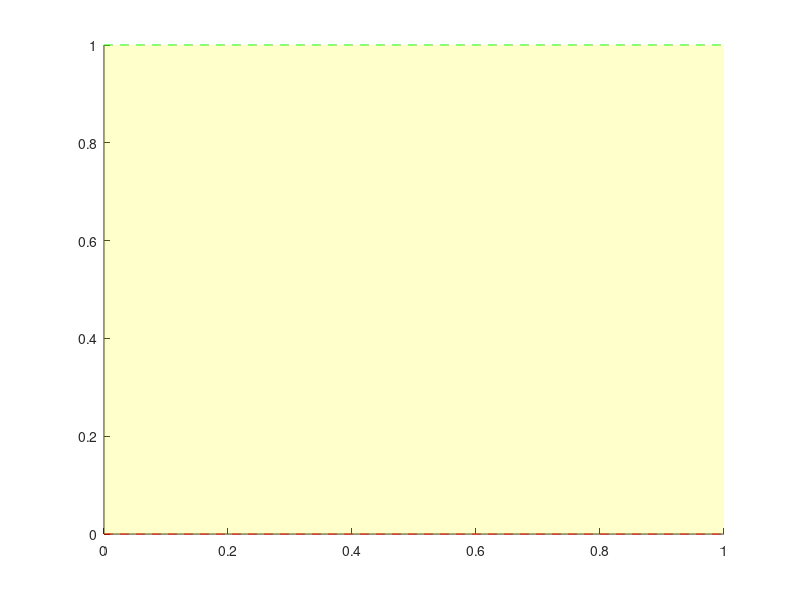

Write the MATLAB code that produced this figure. (Note: this script raises an error after producing the figure.)
function [bottom,top,button,flag]=get_yrange

%allows user to select range of y axis values with mouse using current axis
%select top value with left button
%select bottom value with middle or right button
%hit any key (except q) when done
%q to quit without changing values
%the key value is returned as button
%flag is set to 1 if legal changes were made

global h_main_amp
global h_main_spect

%initial values from current axes
xlim=get(gca,'xlim');
ylim=get(gca,'ylim');
xmin=xlim(1);
xmax=xlim(2);
ymin=ylim(1)
ymax=ylim(2)

%default values
top=ymax;
bottom=ymin;
button=1;
flag=0; %no change state

%plot default lines

h_top=line([xmin xmax],[top top],'color',[0,1,0],'LineStyle','--');
h_bottom=line([xmin xmax],[bottom bottom],'color',[1,0,0],'LineStyle','--');
h_patch = patch('xdata',[xmin xmin xmax xmax],'ydata',[bottom top ...
      top bottom], 'FaceAlpha', 0.2, 'FaceColor', 'y', 'LineStyle', 'none');

while ~isempty(button) & ((button == 1) | (button == 2) | (button == 3))

  h_try = gca;
  % This is a hack to avoid zooming the spectrogram y axis
  if (h_try == h_main_spect)
    [x,yval,button]=myginput(1,h_main_amp)
    %  disp(['yval = ', num2str(yval)])
  else
    [x,yval,button]=myginput(1,h_try)
  end
  
  if ~isempty(button)
    if (button == 1)
      top=max(yval,ymin);
      top=min(top,ymax);
      set(h_top,'ydata',[top top]);
      if top > bottom
	set(h_patch,'xdata',[xmin xmin xmax xmax],'ydata',[bottom top ...
	      top bottom],'Visible','on');
      else
	set(h_patch,'Visible','off');
      end
    elseif (button == 2) | (button == 3)
      bottom=min(yval,ymax);
      bottom=max(bottom,ymin);
      set(h_bottom,'ydata',[bottom bottom]);     %move line
      if top > bottom
	set(h_patch,'xdata',[xmin xmin xmax xmax],'ydata',[bottom top ...
	      top bottom],'Visible','on');
      else
	set(h_patch,'Visible','off');
      end
    end
  end

end

%if quiting, or illegal values, or no change leave values unchanged
%and set flag to 0
if (bottom == ymin) & (top == ymax)
   flag  = 0;
elseif (bottom >= top) | strcmp(char(button),'q')
   bottom=ymin;
   top=ymax;
   flag=0;
else
   flag=1;
end

%delete lines

delete(h_top)
delete(h_bottom)
delete(h_patch)

     
